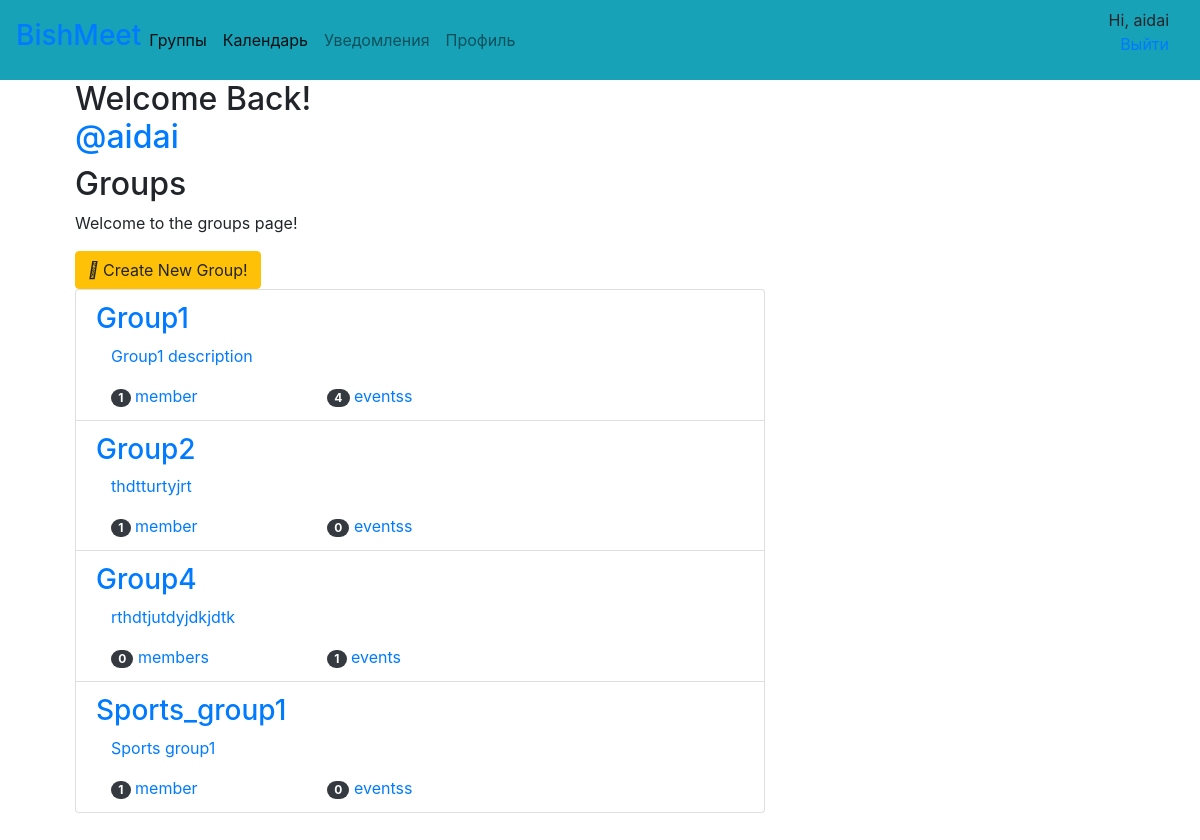
The page /groups/ (signed in) on the database as committed earlier.
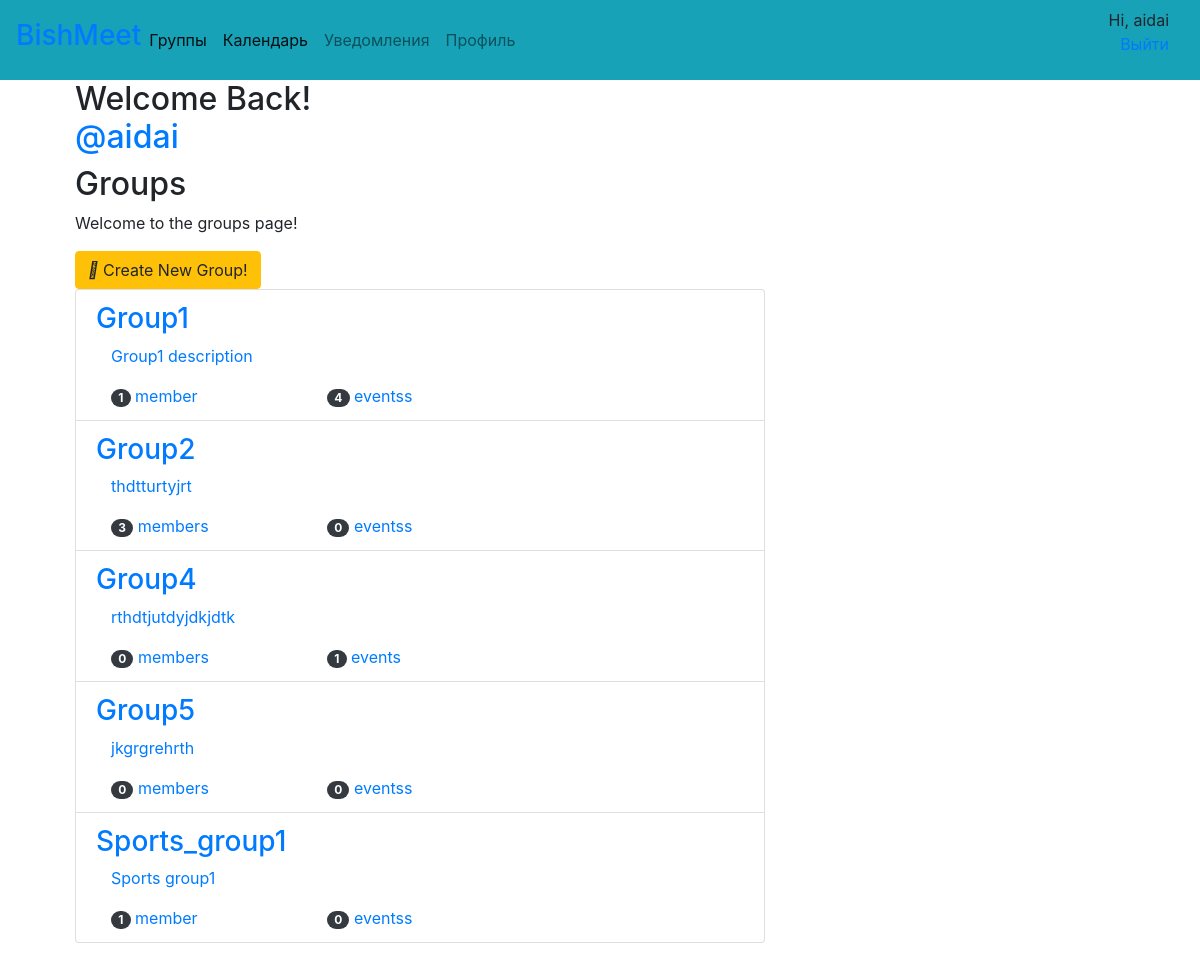
The same page on the database as committed later.
### groups/models.py (models this page shows, shortened)
class Group(models.Model):
    name =  models.CharField(max_length=255, unique=True)
    slug = models.SlugField(allow_unicode=True, unique=True)
    description = models.TextField(blank=True,default='')
    description_html = models.TextField(editable=False, default='', blank=True)
    category = models.ForeignKey(Category, on_delete=models.CASCADE, related_name='groups')
    members = models.ManyToManyField(User, through='GroupMember')
    class Meta:
        ordering = ['name']

### groups/views.py (the view)
# urls.py: path('', ListGroups.as_view(), name='all'),
class ListGroups(LoginRequiredMixin, generic.ListView):
    model = Group
    template_name = 'groups/group_list.html'
    context_object_name = 'groups'
    paginate_by = 10
    def get_queryset(self):
        if self.request.user.is_superuser:
            return Group.objects.all()
        else:
            return Group.objects.all()

### groups/templates/groups/group_list.html
{% extends "groups/group_base.html" %}
{% block pregroup %}
<div class="col-md-4">
  <div class="content">
    {% if user.is_authenticated %}
    <h2>Welcome Back! <a href="{% url 'events:for_user' username=user.username %}">@{{user.username}}</a></h2>
    {% endif %}
    <h2>Groups</h2>
    <p>Welcome to the groups page!</p>
  </div>
  {% if user.is_authenticated %}
  <a href="{% url 'groups:create' %}" class="btn btn-md btn-fill btn-warning"><i class="fas fa-plus-circle"></i></i> Create New Group!</a>
  {% endif %}
</div>
{% endblock %}
{% block group_content %}
<div class="col-md-8">
  <div class="list-group">
    {% for group in object_list %}
    <a class="list-group-item" href="{% url 'groups:single' slug=group.slug %}">
      <h3 class="title list-group-item-heading">{{group.name}}</h3>
      <div class="list-group-item-text container-fluid">
        {{group.description_html|safe}}
        <div class="row">
            <div class="col-md-4">
              <span class="badge badge-pill badge-dark">{{group.members.count}}</span>
              member{{group.members.count|pluralize}}
            </div>
            <div class="col-md-4">
              <span class="badge badge-pill badge-dark">{{group.events.count}}</span>
              events{{group.events.count|pluralize}}
            </div>
        </div>
      </div>
    </a>
    {% endfor %}
  </div>
</div>
<br><br><br>
{% endblock %}

Rows that differ between the two databases and show on the page:
computed for Group "Group2": members.count "1" → "3"
added Group: name "Group5", description_html "jkgrgrehrth", members.count "0", events.count "0"
